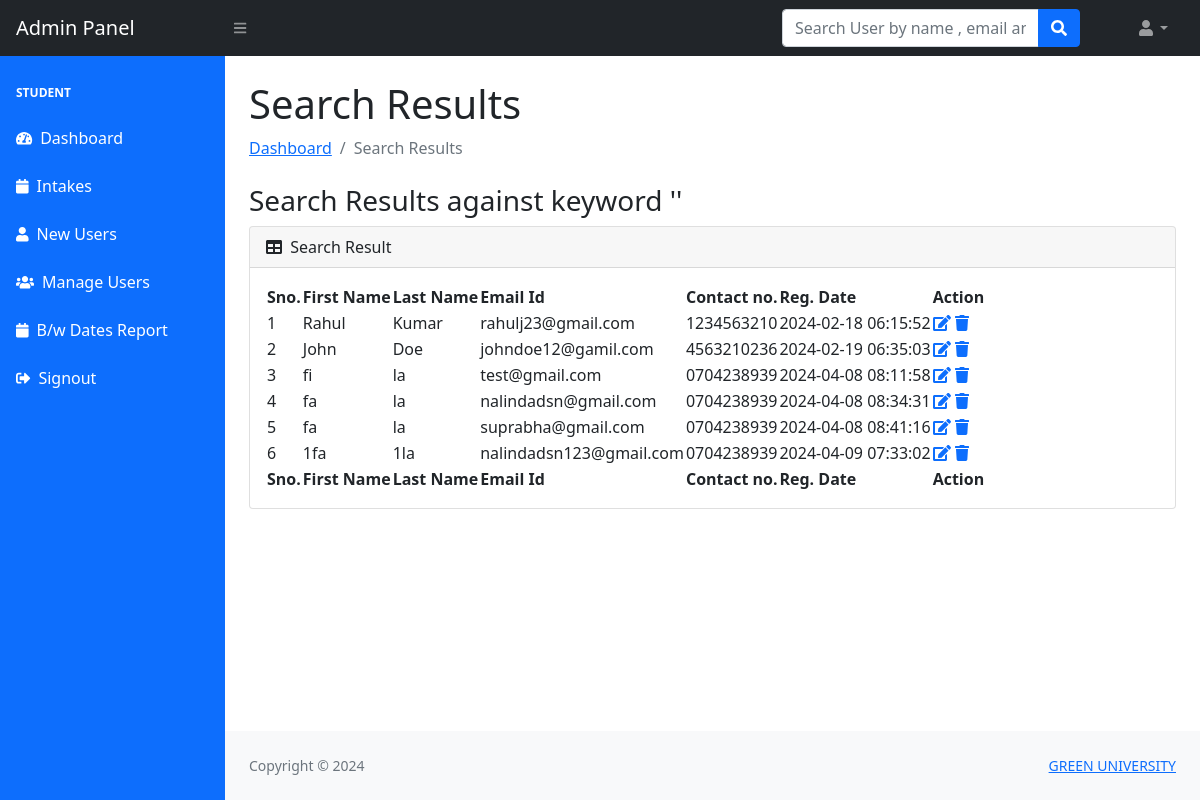
The page /admin/search-result.php (signed in) on the database as committed earlier.
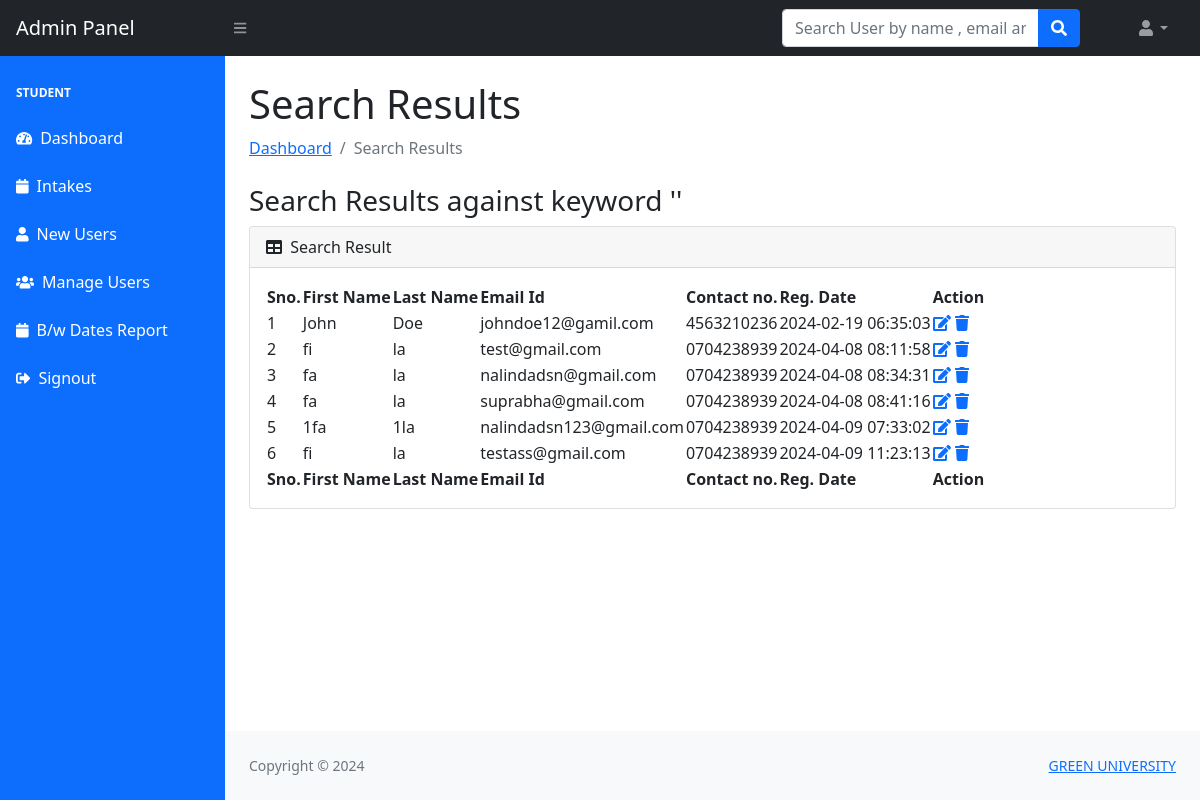
The same page on the database as committed later.
### tables this page shows
CREATE TABLE `users` (
  `id` int(11) NOT NULL,
  `fullName` varchar(400) DEFAULT NULL,
  `nameWithInitials` varchar(200) DEFAULT NULL,
  `indexNo` varchar(200) DEFAULT NULL,
  `intake` varchar(50) DEFAULT NULL,
  `fname` varchar(255) DEFAULT NULL,
  `lname` varchar(255) DEFAULT NULL,
  `email` varchar(255) DEFAULT NULL,
  `password` varchar(300) DEFAULT NULL,
  `contactno` varchar(11) DEFAULT NULL,
  `posting_date` timestamp NOT NULL DEFAULT current_timestamp()
);

### admin/search-result.php (the view, shortened to what this page needs)
<?php session_start();
include_once('../includes/config.php');
if (strlen($_SESSION['adminid']==0)) {
  header('location:logout.php');
  } else{ ?>
<!DOCTYPE html>
<html lang="en">
    <head>
        <link href="https://cdn.jsdelivr.net/npm/simple-datatables@latest/dist/style.css" rel="stylesheet" />
        <link href="../css/styles.css" rel="stylesheet" />
    </head>
    <body class="sb-nav-fixed">
      <?php include_once('includes/navbar.php');?>
        <div id="layoutSidenav">
         <?php include_once('includes/sidebar.php');?>
            <div id="layoutSidenav_content">
                <main>
                    <div class="container-fluid px-4">
                        <h1 class="mt-4">
Search Results</h1>
                        <ol class="breadcrumb mb-4">
                            <li class="breadcrumb-item"><a href="dashboard.php">Dashboard</a></li>
                            <li class="breadcrumb-item active">Search Results</li>
                        </ol>
            <h3>Search Results against keyword '<?php echo $_POST['searchkey'];?>'</h3>
                        <div class="card mb-4">
                            <div class="card-header">
                                <i class="fas fa-table me-1"></i>
                               Search Result
                            </div>
                            <div class="card-body">
                                <table id="datatablesSimple">
                                    <thead>
                                        <tr>
                                             <th>Sno.</th>
                                  <th>First Name</th>
                                  <th> Last Name</th>
                                  <th> Email Id</th>
                                  <th>Contact no.</th>
                                  <th>Reg. Date</th>
                                  <th>Action</th>
                                        </tr>
                                    </thead>
                                    <tfoot>
                                        <tr>
                                             <th>Sno.</th>
                                  <th>First Name</th>
                                  <th> Last Name</th>
                                  <th> Email Id</th>
                                  <th>Contact no.</th>
                                  <th>Reg. Date</th>
                                  <th>Action</th>
                                        </tr>
                                    </tfoot>
                                    <tbody>
<?php
$searchkey=$_POST['searchkey'];
$ret=mysqli_query($con,"select * from users where (fname like '%$searchkey%' || email like '%$searchkey%' || contactno like '%$searchkey%')");
                              $cnt=1;
                              while($row=mysqli_fetch_array($ret))
                              {?>
                              <tr>
                              <td><?php echo $cnt;?></td>
                                  <td><?php echo $row['fname'];?></td>
                                  <td><?php echo $row['lname'];?></td>
                                  <td><?php echo $row['email'];?></td>
                                  <td><?php echo $row['contactno'];?></td>  <td><?php echo $row['posting_date'];?></td>
                                  <td>
                                     <a href="user-profile.php?uid=<?php echo $row['id'];?>">
                          <i class="fas fa-edit"></i></a>
                                     <a href="manage-users.php?id=<?php echo $row['id'];?>" onClick="return confirm('Do you really want to delete');"><i class="fa fa-trash" aria-hidden="true"></i></a>
                                  </td>
                              </tr>
                              <?php $cnt=$cnt+1; }?>
                                    </tbody>
                                </table>
                            </div>
                        </div>
                    </div>
                </main>
  <?php include('../includes/footer.php');?>
            </div>
        </div>
    </body>
</html>
<?php } ?>

Rows that differ between the two databases and show on the page:
removed users: fname "Rahul", lname "Kumar", email "rahulj23@gmail.com", contactno "1234563210", posting_date "2024-02-18 06:15:52"
added users: fname "fi", lname "la", email "testass@gmail.com", contactno "0704238939", posting_date "2024-04-09 11:23:13"
